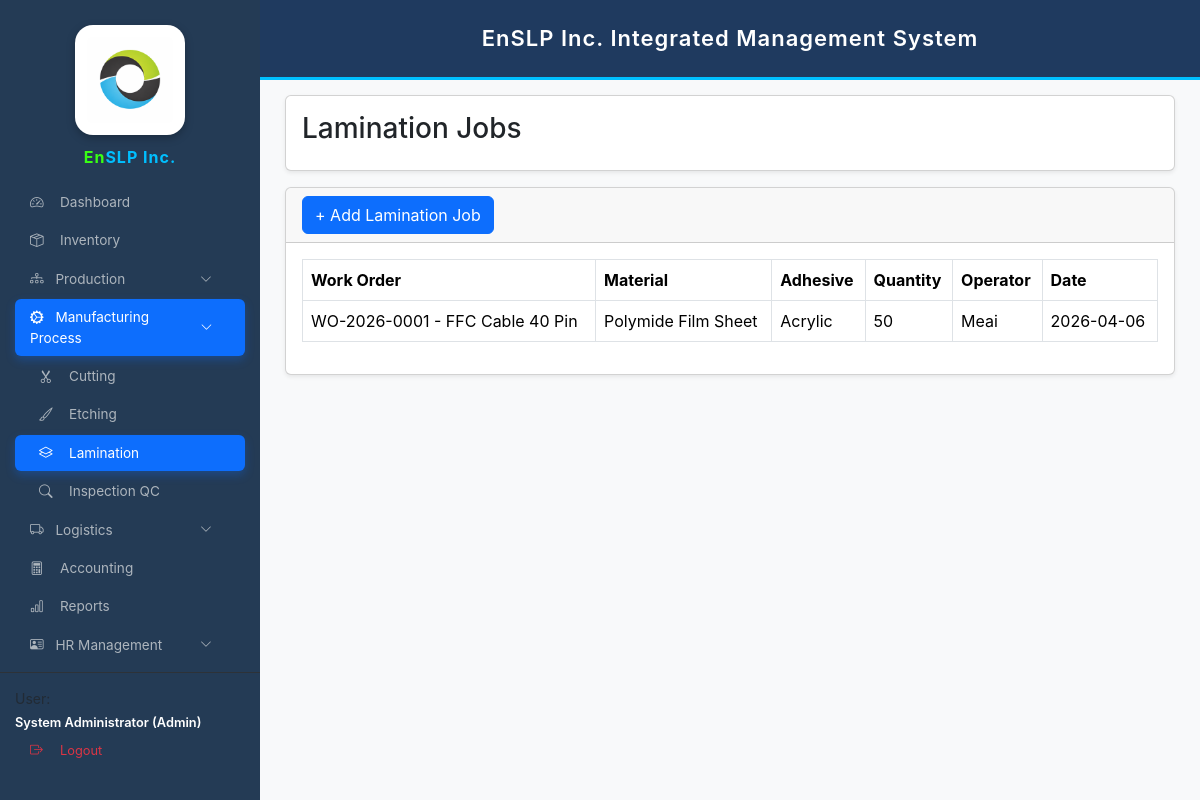
/lamination.php (signed in), run on the app's committed database.
### tables this page shows
CREATE TABLE `lamination_jobs` (
  `id` int(11) NOT NULL,
  `work_order_id` varchar(50) NOT NULL,
  `item_id` int(11) DEFAULT NULL,
  `adhesive_type` varchar(100) DEFAULT NULL,
  `operator` varchar(100) DEFAULT NULL,
  `date_laminated` timestamp NOT NULL DEFAULT current_timestamp(),
  `quantity` int(11) DEFAULT 0
);

CREATE TABLE `work_orders` (
  `id` int(11) NOT NULL,
  `wo_no` varchar(50) DEFAULT NULL,
  `product_name` varchar(150) NOT NULL,
  `client` varchar(150) DEFAULT NULL,
  `qty` int(11) DEFAULT 0,
  `status` varchar(50) DEFAULT NULL,
  `date_started` date NOT NULL,
  `date_completed` date DEFAULT NULL,
  `remarks` varchar(255) DEFAULT NULL,
  `created_at` timestamp NOT NULL DEFAULT current_timestamp(),
  `selling_price` decimal(10,2) DEFAULT 0.00
);

CREATE TABLE `inventory_items` (
  `id` int(11) NOT NULL,
  `item_code` varchar(50) DEFAULT NULL,
  `item_name` varchar(150) NOT NULL,
  `category` varchar(50) DEFAULT NULL,
  `unit` varchar(30) DEFAULT 'pcs',
  `quantity` int(11) NOT NULL DEFAULT 0,
  `reorder_level` int(11) NOT NULL DEFAULT 0,
  `created_at` datetime NOT NULL DEFAULT current_timestamp(),
  `cost` decimal(10,2) DEFAULT NULL,
  `selling_price` decimal(10,2) DEFAULT 0.00,
  `status` varchar(20) DEFAULT 'active',
  `value` decimal(10,2) DEFAULT 0.00
);

### lamination.php (the view, shortened to what this page needs)
<?php
require_once "config.php";
$jobs=$conn->query("
SELECT l.*,i.item_name,w.wo_no,w.product_name
FROM lamination_jobs l
LEFT JOIN inventory_items i ON l.item_id=i.id
LEFT JOIN work_orders w ON l.work_order_id=w.id
ORDER BY l.id DESC
")->fetchAll(PDO::FETCH_ASSOC);
?>
<!DOCTYPE html>
<html>
<head>
<link href="https://cdn.jsdelivr.net/npm/bootstrap@5.3.3/dist/css/bootstrap.min.css" rel="stylesheet">
</head>
<body>
<?php include 'sidebar.php'; ?>
<?php include 'header.php'; ?>
<div class="main-content">
<div class="card shadow-sm mb-3">
<div class="card-body">
<h3>Lamination Jobs</h3>
</div>
</div>
<div class="card shadow-sm">
<div class="card-header">
<button class="btn btn-primary"
data-bs-toggle="modal"
data-bs-target="#addModal">
+ Add Lamination Job
</button>
</div>
<div class="card-body">
<table class="table table-bordered">
<thead>
<tr>
<th>Work Order</th>
<th>Material</th>
<th>Adhesive</th>
<th>Quantity</th>
<th>Operator</th>
<th>Date</th>
</tr>
</thead>
<tbody>
<?php foreach($jobs as $row): ?>
<tr>
<td><?=$row['wo_no']?> - <?=$row['product_name']?></td>
<td><?=$row['item_name']?></td>
<td><?=$row['adhesive_type']?></td>
<td><?=$row['quantity']?></td>
<td><?=$row['operator']?></td>
<td><?=date('Y-m-d', strtotime($row['date_laminated']))?></td>
</tr>
<?php endforeach; ?>
</tbody>
</table>
</div>
</div>
</div>
</body>
</html>

### lamination.php (style rules this page uses)
body { background:#f4f6f9; font-family:Arial; }
.main-content { margin-left:260px; padding:25px; margin-top:70px; }

### sidebar.php (style rules this page uses)
:root { --sb-width:260px; --primary-blue:#0d6efd; --sidebar-bg:#243b55; }
body { font-family:'Inter',sans-serif!important; margin:0!important; background:#f8f9fa; }

### data on the page
lamination_jobs: work_order.wo_no "WO-2026-0001", work_order.product_name "FFC Cable 40 Pin", inventory_items.item_name "Polymide Film Sheet", adhesive_type "Acrylic", quantity "50", operator "Meai", date_laminated "2026-04-06"
